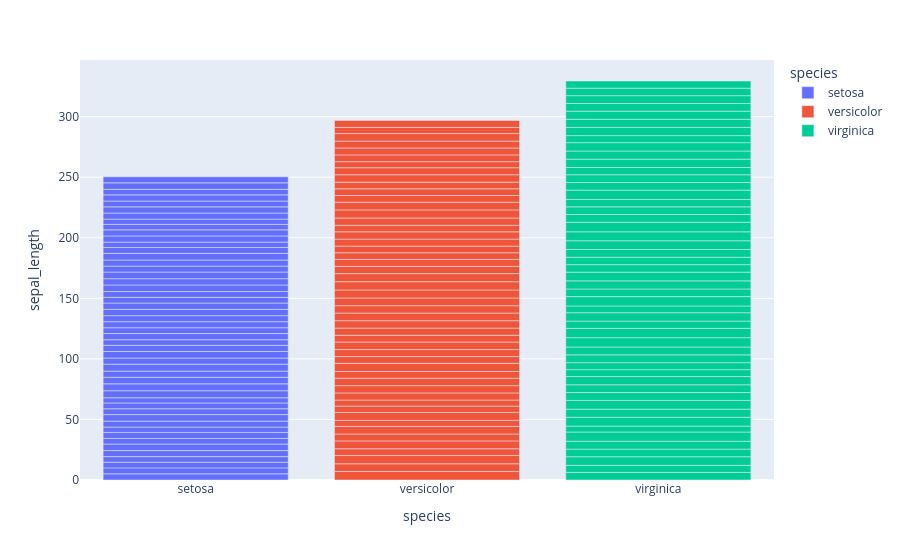

Notebook cell for this chart:
### Markdown cell above
## 03 Barplot

### Code cell
df_bar = df.groupby('species').mean().reset_index()

fig3 = px.bar(df, x='species', y='sepal_length', color = 'species')

fig3.show()

### Figure 1 — Plotly figure (JSON) as saved in the notebook; plotly's stock layout.template omitted (floating-point values rounded to 4 significant figures)
{"data": [{"hovertemplate": "species=%{x}<br>sepal_length=%{y}<extra></extra>", "legendgroup": "setosa", "marker": {"color": "#636efa", "pattern": {"shape": ""}}, "name": "setosa", "orientation": "v", "showlegend": true, "textposition": "auto", "type": "bar", "x": ["setosa", "setosa", "setosa", "setosa", "setosa", "setosa", "setosa", "setosa", "setosa", "setosa", "setosa", "setosa", "setosa", "setosa", "setosa", "setosa", "setosa", "setosa", "setosa", "setosa", "setosa", "setosa", "setosa", "setosa", "setosa", "setosa", "setosa", "setosa", "setosa", "setosa", "setosa", "setosa", "setosa", "setosa", "setosa", "setosa", "setosa", "setosa", "setosa", "setosa", "setosa", "setosa", "setosa", "setosa", "setosa", "setosa", "setosa", "setosa", "setosa", "setosa"], "xaxis": "x", "y": [5.1, 4.9, 4.7, 4.6, 5.0, 5.4, 4.6, 5.0, 4.4, 4.9, 5.4, 4.8, 4.8, 4.3, 5.8, 5.7, 5.4, 5.1, 5.7, 5.1, 5.4, 5.1, 4.6, 5.1, 4.8, 5.0, 5.0, 5.2, 5.2, 4.7, 4.8, 5.4, 5.2, 5.5, 4.9, 5.0, 5.5, 4.9, 4.4, 5.1, 5.0, 4.5, 4.4, 5.0, 5.1, 4.8, 5.1, 4.6, 5.3, 5.0], "yaxis": "y"}, {"hovertemplate": "species=%{x}<br>sepal_length=%{y}<extra></extra>", "legendgroup": "versicolor", "marker": {"color": "#EF553B", "pattern": {"shape": ""}}, "name": "versicolor", "orientation": "v", "showlegend": true, "textposition": "auto", "type": "bar", "x": ["versicolor", "versicolor", "versicolor", "versicolor", "versicolor", "versicolor", "versicolor", "versicolor", "versicolor", "versicolor", "versicolor", "versicolor", "versicolor", "versicolor", "versicolor", "versicolor", "versicolor", "versicolor", "versicolor", "versicolor", "versicolor", "versicolor", "versicolor", "versicolor", "versicolor", "versicolor", "versicolor", "versicolor", "versicolor", "versicolor", "versicolor", "versicolor", "versicolor", "versicolor", "versicolor", "versicolor", "versicolor", "versicolor", "versicolor", "versicolor", "versicolor", "versicolor", "versicolor", "versicolor", "versicolor", "versicolor", "versicolor", "versicolor", "versicolor", "versicolor"], "xaxis": "x", "y": [7.0, 6.4, 6.9, 5.5, 6.5, 5.7, 6.3, 4.9, 6.6, 5.2, 5.0, 5.9, 6.0, 6.1, 5.6, 6.7, 5.6, 5.8, 6.2, 5.6, 5.9, 6.1, 6.3, 6.1, 6.4, 6.6, 6.8, 6.7, 6.0, 5.7, 5.5, 5.5, 5.8, 6.0, 5.4, 6.0, 6.7, 6.3, 5.6, 5.5, 5.5, 6.1, 5.8, 5.0, 5.6, 5.7, 5.7, 6.2, 5.1, 5.7], "yaxis": "y"}, {"hovertemplate": "species=%{x}<br>sepal_length=%{y}<extra></extra>", "legendgroup": "virginica", "marker": {"color": "#00cc96", "pattern": {"shape": ""}}, "name": "virginica", "orientation": "v", "showlegend": true, "textposition": "auto", "type": "bar", "x": ["virginica", "virginica", "virginica", "virginica", "virginica", "virginica", "virginica", "virginica", "virginica", "virginica", "virginica", "virginica", "virginica", "virginica", "virginica", "virginica", "virginica", "virginica", "virginica", "virginica", "virginica", "virginica", "virginica", "virginica", "virginica", "virginica", "virginica", "virginica", "virginica", "virginica", "virginica", "virginica", "virginica", "virginica", "virginica", "virginica", "virginica", "virginica", "virginica", "virginica", "virginica", "virginica", "virginica", "virginica", "virginica", "virginica", "virginica", "virginica", "virginica", "virginica"], "xaxis": "x", "y": [6.3, 5.8, 7.1, 6.3, 6.5, 7.6, 4.9, 7.3, 6.7, 7.2, 6.5, 6.4, 6.8, 5.7, 5.8, 6.4, 6.5, 7.7, 7.7, 6.0, 6.9, 5.6, 7.7, 6.3, 6.7, 7.2, 6.2, 6.1, 6.4, 7.2, 7.4, 7.9, 6.4, 6.3, 6.1, 7.7, 6.3, 6.4, 6.0, 6.9, 6.7, 6.9, 5.8, 6.8, 6.7, 6.7, 6.3, 6.5, 6.2, 5.9], "yaxis": "y"}], "layout": {"barmode": "relative", "legend": {"title": {"text": "species"}, "tracegroupgap": 0}, "margin": {"t": 60}, "xaxis": {"anchor": "y", "categoryarray": ["setosa", "versicolor", "virginica"], "categoryorder": "array", "domain": [0, 1], "title": {"text": "species"}}, "yaxis": {"anchor": "x", "domain": [0, 1], "title": {"text": "sepal_length"}}}}
